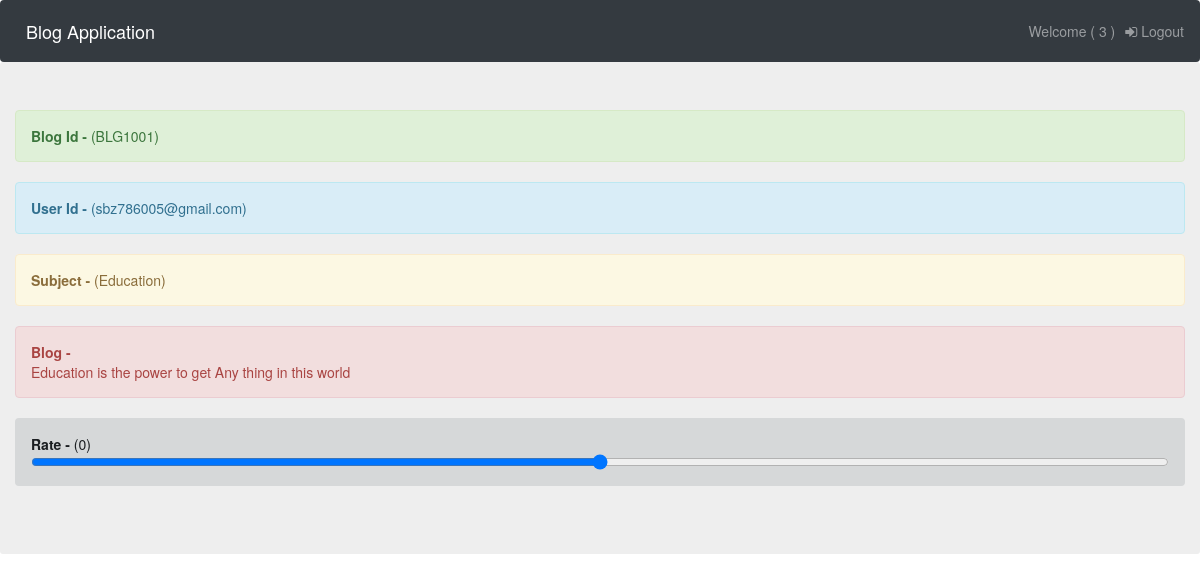
Page /showbloguser/BLG1001/3 on the committed database.
### blogapp/models.py (models this page shows)
class Blog(models.Model):
	blogid=models.CharField(max_length=30)
	userid=models.CharField(max_length=30)
	subject=models.CharField(max_length=30)
	blogtext=models.CharField(max_length=250)
	rating=models.IntegerField()
	class Meta:
		db_table='Blog'

### blogapp/views.py (the view)
# urls.py: path('showbloguser/<str:bid>/<str:uid>',showbloguser),
def showbloguser(request,bid,uid):
	ob=Blog.objects.filter(blogid=bid)
	return render(request,'singleblog.html',{"blog":ob,"d":uid})

### blogapp/templates/singleblog.html (shortened to what this page needs)
<!DOCTYPE html>
<html>
<head>
	{% load static %}
	<link rel="stylesheet" type="text/css" href="{% static 'css/bootstrap.css' %}">
	<link rel="stylesheet" type="text/css" href="{% static 'css/bootstrap.min.css' %}">
	<link rel="stylesheet" href="https://cdnjs.cloudflare.com/ajax/libs/font-awesome/4.7.0/css/font-awesome.min.css">
  <link rel="stylesheet" href="https://maxcdn.bootstrapcdn.com/bootstrap/3.4.0/css/bootstrap.min.css">
</head>
<body>
<nav class="navbar navbar-expand-sm navbar-fixed bg-dark navbar-dark" style="margin-bottom: 0px;">
  <a class="navbar-brand" href="/index/">Blog Application</a>
  <ul class="navbar-nav" style="margin-left: auto;">
    <li class="nav-item">
      <a class="nav-link" href="#">Welcome ( {{d}} )</a>
    </li>
    <li class="nav-item">
      <a class="nav-link" href="/sign/"><i class="fa fa-sign-in"></i> Logout</a>
    </li>
  </ul>
</nav>
<div class="container-fluid jumbotron">
	<div class="panel-group">
	{% for x in blog %}
    <div class="alert alert-success">
    <strong>Blog Id - </strong> ({{x.blogid}})</a>
  </div>
  <div class="alert alert-info">
    <strong>User Id - </strong> ({{x.userid}})</a>
  </div>
  <div class="alert alert-warning">
    <strong>Subject - </strong> ({{x.subject}})
  </div>
  <div class="alert alert-danger">
    <strong>Blog - </strong> <br> {{x.blogtext}}
  </div>
  <div class="alert alert-dark">
    <strong>Rate - </strong> ({{x.rating}}) <br> <input type="range" min="0" max="10" name="">
  </div>
    {% endfor %}
</div>
</div>
</body>
</html>

### rows in the picture
Blog: blogid "BLG1001", userid "sbz786005@gmail.com", subject "Education", blogtext "Education is the power to get Any thing in this world", rating "0"

### other values in the picture
{{ d }} "3"
